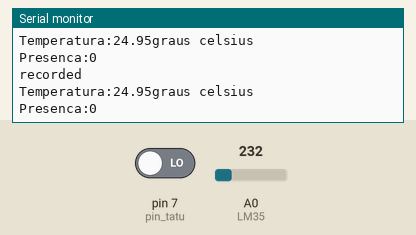
This sketch was run on a simulated Arduino Uno, built with avr-gcc and run on an emulated ATmega328P. Shown: the last lines printed to the serial monitor. Inputs (shaded band) come from the test bench; at power-on: A0 (LM35) = 232, pin 7 (pin_tatu) LOW. Storage starts empty.

Above: at 10.8 s.
10.9 s: A0 (LM35) set to 250
At 20.7 s:
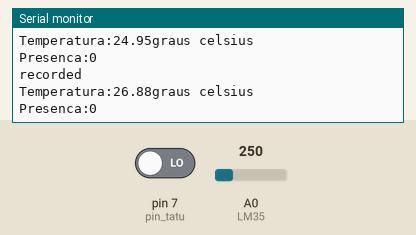
20.9 s: pin 7 (pin_tatu) driven HIGH
At 30.7 s:
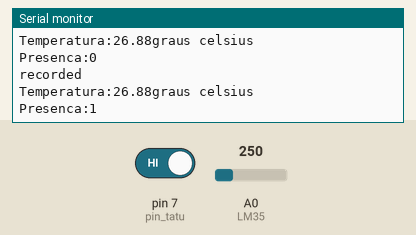
30.9 s: A0 (LM35) set to 266
At 41.5 s:
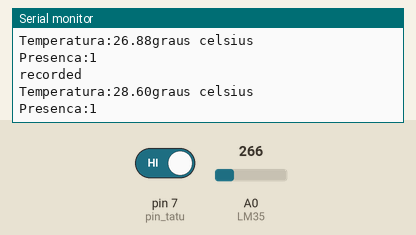
Timing chart, 0 to 43.0 s (numbered marks = the images above; inputs shaded):
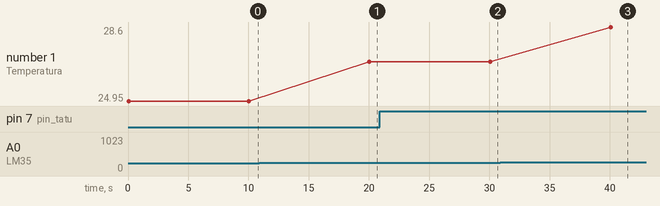

The sketch:

SDsensor.ino
```cpp
#include <SPI.h>
#include <SD.h>
#include <Vector.h>

/*para o uno
  ** MOSI - pin 11
 ** MISO - pin 12
 ** CLK - pin 13
 */
const int sd_cs = 10;
bool err;
const int LM35 = 0;//pino analogico em que o sensor está ligado
int pin_tatu = 7;//pino do tatuvizueiro
int counter=0;//só pra verificar a ordem das gravações


class Recorder{
	private:
		const int numArq = 2;
		static char *nomes[];
		File dataWrite;
		File dataRead;
		Vector<int> archiveStatus;//marca qual arquivo está sendo usado(1-leitura,2-escrita)
		float data;
		int ADClido = 0;
		bool presence = 0;

		void dataTreat(){
			data = ADClido*0.1075268817204301;//converte a leitura analogica 0-255 em temperatura celcius
			if(presence){
				bool eror;
				err = setFileW(1);
				if(eror){
					closeR();
					setFileW(1);
				}
			}
			else{
				bool eror;
				err = setFileW(0);
				if(eror){
					closeR();
					setFileW(0);
				}
			}//seleciona o arquivo de escrita dependendo da presença ou não de pessoas
		}//trata os dados brutos obtidos dos sensores para obter os valores que serão guardados no cartão sd

	public:
		void init(){
			if (!SD.begin(sd_cs)) {
	   			Serial.println("Card failed, or not present");
				return;
			}
			Serial.println("card initialized.");//inicialização do sd
			for(int i=0; i<numArq; i++){
				archiveStatus.push_back(0);
			}
		}//inicializador para ser chamado no setup cria e inicializa o Recorder

		void rawDataGet(){
			ADClido = analogRead(LM35);//lê a temperatura
			presence=digitalRead(pin_tatu);//verifica a presença de pessoas
			dataTreat();
		}//coleta os dados dos sensores

		void data_sd_record(){
			if(!dataWrite)Serial.println("cade o meu arquivo?");
			dataWrite.print(counter);
			dataWrite.print(" - ");
			dataWrite.println(data);
			Serial.println("recorded");
			Serial.print("Temperatura:");
        	Serial.print(data);
        	Serial.print("graus celsius\nPresenca:");
        	Serial.println(presence);
      		dataWrite.flush();
		}//grava os dados no arquivo selecionado

		void data_sd_read(){
			dataRead.seek(0);
      		String temp = dataRead.readString();
      		Serial.println("ok");
	      	while(temp != NULL){
       			Serial.println(temp);
  				temp = dataRead.readString();
        		Serial.println("read");
			}
			Serial.println("fim do arquivo");
		}//le os dados do arquivo selecionado

		void clearFile(int num){
			File aux;
			SD.remove(nomes[num]);//exclui o arquivo
			aux = SD.open(nomes[num]);//recria o arquivo, mas em branco
			aux.close();
		}//deleta o arquivo num

		void dataClear(){
			File aux;
			for(int i = 0; i<numArq; i++){
				SD.remove(nomes[i]);//exclui o arquivo
				aux = SD.open(nomes[i]);//recria o arquivo, mas em branco
				aux.close();
			}
		}//limpa os dados gravados no cartão sd

		bool setFileR(int num){
			if (archiveStatus[num]) return 1;

			dataRead.close();
			dataRead = SD.open(nomes[num],FILE_READ);
			for(int i=0;i<numArq;i++){
				if(archiveStatus[i] == 1)archiveStatus[i] = 0;
			}
			archiveStatus[num] = 1;
			return 0;
		}//seleciona o arquivo de leitura

		bool setFileW(int num){
			if (archiveStatus[num]) return 1;

			dataWrite.close();
			dataWrite = SD.open(nomes[num],FILE_WRITE);
			for(int i=0;i<numArq;i++){
				if(archiveStatus[i] == 2)archiveStatus[i] = 0;
			}
			archiveStatus[num] = 2;
			return 0;
		}//seleciona o arquivo de escrita

		void closeR(){
			dataRead.close();
			for(int i=0;i<numArq;i++){
				if(archiveStatus[i] == 1)archiveStatus[i] = 0;
			}
		}//fecha o arquivo de leitura

		void closeW(){
			dataWrite.close();
			for(int i=0;i<numArq;i++){
				if(archiveStatus[i] == 2)archiveStatus[i] = 0;
			}
		}//fecha o arquivo de escrita
};//classe que grava no SD

char* Recorder::nomes[]={"dados/taVazio.txt","dados/temGente.txt"};
Recorder rec;


/*
nesse teste vou coletar informações do sensor de temperatura e do sensor de presença
*/


void setup(){
	Serial.begin(9600);
	rec.init();
	analogReference(INTERNAL); //Se estiver usando Arduino Mega, use INTERNAL1V1
	//alteramos a tensão máxima que pode entrar nas portas analógicas do Arduino de 5V para 1,1V
}

void loop(){
	rec.rawDataGet();
	rec.data_sd_record();
	counter ++;
	delay(10000);
}
```

Measured:
- after the input at 10.9 s, the serial monitor: prints a new line after 9.1 s (image 1)
- after the input at 20.9 s, the serial monitor: prints a new line after 9.2 s (image 2)
- after the input at 30.9 s, the serial monitor: prints a new line after 9.2 s (image 3)
- plotted number 1: 24.95 → 26.88 after the input at 10.9 s, 26.88 → 28.6 after the input at 30.9 s
